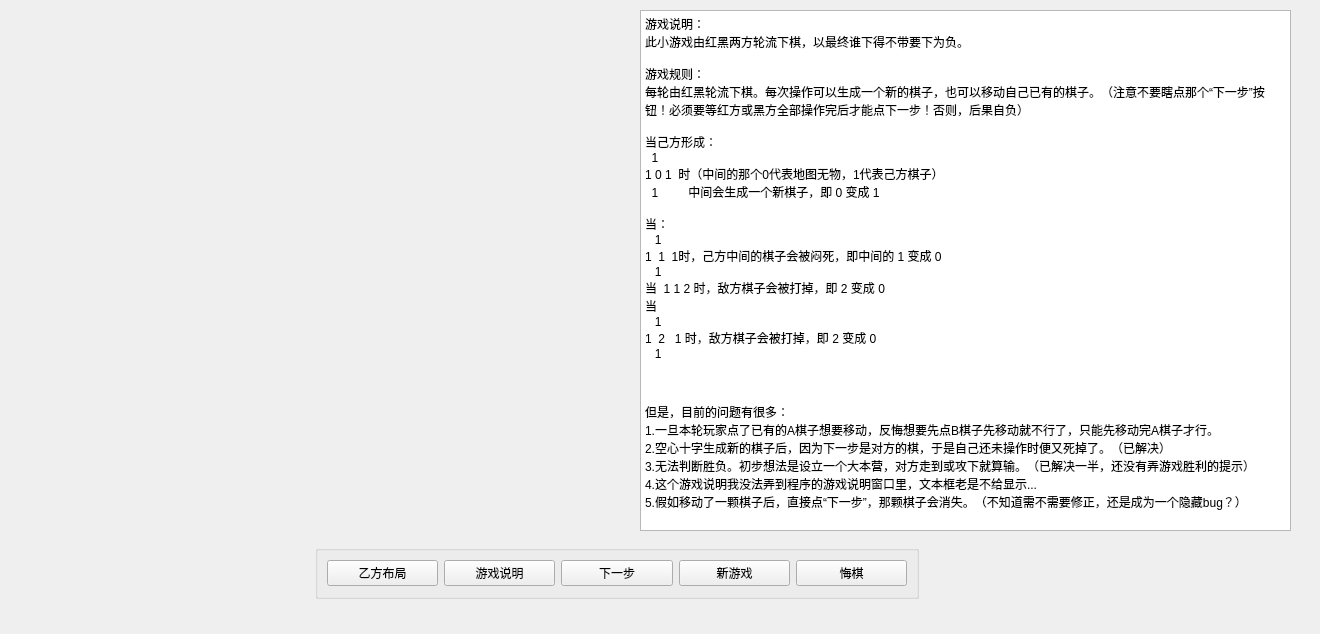
<?xml version="1.0" encoding="UTF-8"?>
<ui version="4.0">
 <class>Widget</class>
 <widget class="QWidget" name="Widget">
  <property name="geometry">
   <rect>
    <x>0</x>
    <y>0</y>
    <width>1320</width>
    <height>634</height>
   </rect>
  </property>
  <property name="windowTitle">
   <string>Widget</string>
  </property>
  <widget class="QGroupBox" name="groupBox">
   <property name="enabled">
    <bool>true</bool>
   </property>
   <property name="geometry">
    <rect>
     <x>315</x>
     <y>545</y>
     <width>604</width>
     <height>54</height>
    </rect>
   </property>
   <property name="cursor">
    <cursorShape>PointingHandCursor</cursorShape>
   </property>
   <property name="checkable">
    <bool>false</bool>
   </property>
   <property name="checked">
    <bool>false</bool>
   </property>
   <layout class="QHBoxLayout" name="horizontalLayout">
    <item>
     <widget class="QPushButton" name="b4">
      <property name="text">
       <string>乙方布局</string>
      </property>
     </widget>
    </item>
    <item>
     <widget class="QPushButton" name="b3">
      <property name="text">
       <string>游戏说明</string>
      </property>
     </widget>
    </item>
    <item>
     <widget class="QPushButton" name="b2">
      <property name="text">
       <string>下一步</string>
      </property>
     </widget>
    </item>
    <item>
     <widget class="QPushButton" name="b1">
      <property name="text">
       <string>新游戏</string>
      </property>
     </widget>
    </item>
    <item>
     <widget class="QPushButton" name="b5">
      <property name="text">
       <string>悔棋</string>
      </property>
     </widget>
    </item>
   </layout>
  </widget>
  <widget class="QTextBrowser" name="textBrowser">
   <property name="geometry">
    <rect>
     <x>640</x>
     <y>10</y>
     <width>651</width>
     <height>521</height>
    </rect>
   </property>
   <property name="html">
    <string>&lt;!DOCTYPE HTML PUBLIC &quot;-//W3C//DTD HTML 4.0//EN&quot; &quot;http://www.w3.org/TR/REC-html40/strict.dtd&quot;&gt;
&lt;html&gt;&lt;head&gt;&lt;meta name=&quot;qrichtext&quot; content=&quot;1&quot; /&gt;&lt;style type=&quot;text/css&quot;&gt;
p, li { white-space: pre-wrap; }
&lt;/style&gt;&lt;/head&gt;&lt;body style=&quot; font-family:'SimSun'; font-size:9pt; font-weight:400; font-style:normal;&quot;&gt;
&lt;p style=&quot; margin-top:0px; margin-bottom:0px; margin-left:0px; margin-right:0px; -qt-block-indent:0; text-indent:0px;&quot;&gt;游戏说明：&lt;/p&gt;
&lt;p style=&quot; margin-top:0px; margin-bottom:0px; margin-left:0px; margin-right:0px; -qt-block-indent:0; text-indent:0px;&quot;&gt;此小游戏由红黑两方轮流下棋，以最终谁下得不带要下为负。&lt;/p&gt;
&lt;p style=&quot;-qt-paragraph-type:empty; margin-top:0px; margin-bottom:0px; margin-left:0px; margin-right:0px; -qt-block-indent:0; text-indent:0px;&quot;&gt;&lt;br /&gt;&lt;/p&gt;
&lt;p style=&quot; margin-top:0px; margin-bottom:0px; margin-left:0px; margin-right:0px; -qt-block-indent:0; text-indent:0px;&quot;&gt;游戏规则：&lt;/p&gt;
&lt;p style=&quot; margin-top:0px; margin-bottom:0px; margin-left:0px; margin-right:0px; -qt-block-indent:0; text-indent:0px;&quot;&gt;每轮由红黑轮流下棋。每次操作可以生成一个新的棋子，也可以移动自己已有的棋子。（注意不要瞎点那个“下一步”按钮！必须要等红方或黑方全部操作完后才能点下一步！否则，后果自负）&lt;/p&gt;
&lt;p style=&quot;-qt-paragraph-type:empty; margin-top:0px; margin-bottom:0px; margin-left:0px; margin-right:0px; -qt-block-indent:0; text-indent:0px;&quot;&gt;&lt;br /&gt;&lt;/p&gt;
&lt;p style=&quot; margin-top:0px; margin-bottom:0px; margin-left:0px; margin-right:0px; -qt-block-indent:0; text-indent:0px;&quot;&gt;当己方形成：&lt;/p&gt;
&lt;p style=&quot; margin-top:0px; margin-bottom:0px; margin-left:0px; margin-right:0px; -qt-block-indent:0; text-indent:0px;&quot;&gt;  1&lt;/p&gt;
&lt;p style=&quot; margin-top:0px; margin-bottom:0px; margin-left:0px; margin-right:0px; -qt-block-indent:0; text-indent:0px;&quot;&gt;1 0 1  时（中间的那个0代表地图无物，1代表己方棋子）&lt;/p&gt;
&lt;p style=&quot; margin-top:0px; margin-bottom:0px; margin-left:0px; margin-right:0px; -qt-block-indent:0; text-indent:0px;&quot;&gt;  1         中间会生成一个新棋子，即 0 变成 1&lt;/p&gt;
&lt;p style=&quot;-qt-paragraph-type:empty; margin-top:0px; margin-bottom:0px; margin-left:0px; margin-right:0px; -qt-block-indent:0; text-indent:0px;&quot;&gt;&lt;br /&gt;&lt;/p&gt;
&lt;p style=&quot; margin-top:0px; margin-bottom:0px; margin-left:0px; margin-right:0px; -qt-block-indent:0; text-indent:0px;&quot;&gt;当：&lt;/p&gt;
&lt;p style=&quot; margin-top:0px; margin-bottom:0px; margin-left:0px; margin-right:0px; -qt-block-indent:0; text-indent:0px;&quot;&gt;   1&lt;/p&gt;
&lt;p style=&quot; margin-top:0px; margin-bottom:0px; margin-left:0px; margin-right:0px; -qt-block-indent:0; text-indent:0px;&quot;&gt;1  1  1时，己方中间的棋子会被闷死，即中间的 1 变成 0&lt;/p&gt;
&lt;p style=&quot; margin-top:0px; margin-bottom:0px; margin-left:0px; margin-right:0px; -qt-block-indent:0; text-indent:0px;&quot;&gt;   1&lt;/p&gt;
&lt;p style=&quot; margin-top:0px; margin-bottom:0px; margin-left:0px; margin-right:0px; -qt-block-indent:0; text-indent:0px;&quot;&gt;当  1 1 2 时，敌方棋子会被打掉，即 2 变成 0&lt;/p&gt;
&lt;p style=&quot; margin-top:0px; margin-bottom:0px; margin-left:0px; margin-right:0px; -qt-block-indent:0; text-indent:0px;&quot;&gt;当&lt;/p&gt;
&lt;p style=&quot; margin-top:0px; margin-bottom:0px; margin-left:0px; margin-right:0px; -qt-block-indent:0; text-indent:0px;&quot;&gt;   1&lt;/p&gt;
&lt;p style=&quot; margin-top:0px; margin-bottom:0px; margin-left:0px; margin-right:0px; -qt-block-indent:0; text-indent:0px;&quot;&gt;1  2   1 时，敌方棋子会被打掉，即 2 变成 0&lt;/p&gt;
&lt;p style=&quot; margin-top:0px; margin-bottom:0px; margin-left:0px; margin-right:0px; -qt-block-indent:0; text-indent:0px;&quot;&gt;   1&lt;/p&gt;
&lt;p style=&quot;-qt-paragraph-type:empty; margin-top:0px; margin-bottom:0px; margin-left:0px; margin-right:0px; -qt-block-indent:0; text-indent:0px;&quot;&gt;&lt;br /&gt;&lt;/p&gt;
&lt;p style=&quot;-qt-paragraph-type:empty; margin-top:0px; margin-bottom:0px; margin-left:0px; margin-right:0px; -qt-block-indent:0; text-indent:0px;&quot;&gt;&lt;br /&gt;&lt;/p&gt;
&lt;p style=&quot;-qt-paragraph-type:empty; margin-top:0px; margin-bottom:0px; margin-left:0px; margin-right:0px; -qt-block-indent:0; text-indent:0px;&quot;&gt;&lt;br /&gt;&lt;/p&gt;
&lt;p style=&quot; margin-top:0px; margin-bottom:0px; margin-left:0px; margin-right:0px; -qt-block-indent:0; text-indent:0px;&quot;&gt;但是，目前的问题有很多：&lt;/p&gt;
&lt;p style=&quot; margin-top:0px; margin-bottom:0px; margin-left:0px; margin-right:0px; -qt-block-indent:0; text-indent:0px;&quot;&gt;1.一旦本轮玩家点了已有的A棋子想要移动，反悔想要先点B棋子先移动就不行了，只能先移动完A棋子才行。&lt;/p&gt;
&lt;p style=&quot; margin-top:0px; margin-bottom:0px; margin-left:0px; margin-right:0px; -qt-block-indent:0; text-indent:0px;&quot;&gt;2.空心十字生成新的棋子后，因为下一步是对方的棋，于是自己还未操作时便又死掉了。（已解决）&lt;/p&gt;
&lt;p style=&quot; margin-top:0px; margin-bottom:0px; margin-left:0px; margin-right:0px; -qt-block-indent:0; text-indent:0px;&quot;&gt;3.无法判断胜负。初步想法是设立一个大本营，对方走到或攻下就算输。（已解决一半，还没有弄游戏胜利的提示）&lt;/p&gt;
&lt;p style=&quot; margin-top:0px; margin-bottom:0px; margin-left:0px; margin-right:0px; -qt-block-indent:0; text-indent:0px;&quot;&gt;4.这个游戏说明我没法弄到程序的游戏说明窗口里，文本框老是不给显示...&lt;/p&gt;
&lt;p style=&quot; margin-top:0px; margin-bottom:0px; margin-left:0px; margin-right:0px; -qt-block-indent:0; text-indent:0px;&quot;&gt;5.假如移动了一颗棋子后，直接点“下一步”，那颗棋子会消失。（不知道需不需要修正，还是成为一个隐藏bug？）&lt;/p&gt;&lt;/body&gt;&lt;/html&gt;</string>
   </property>
  </widget>
 </widget>
 <resources/>
 <connections/>
</ui>
